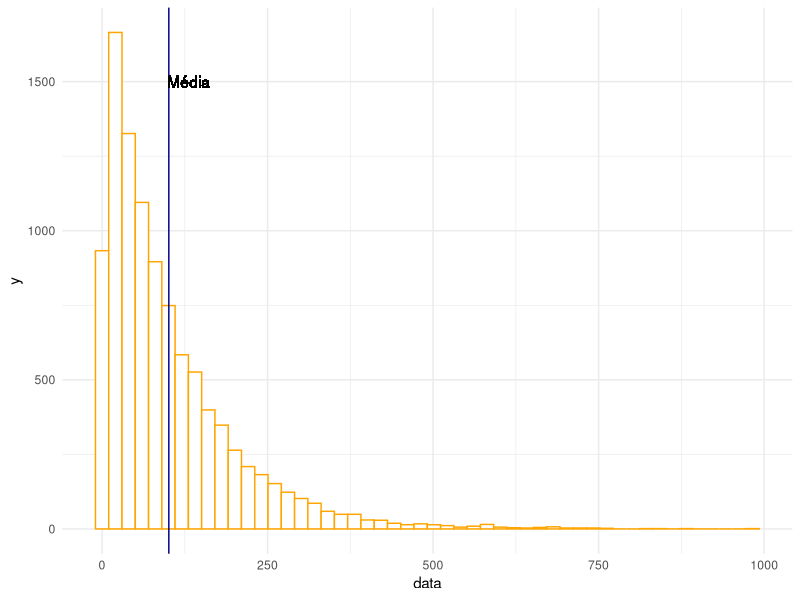
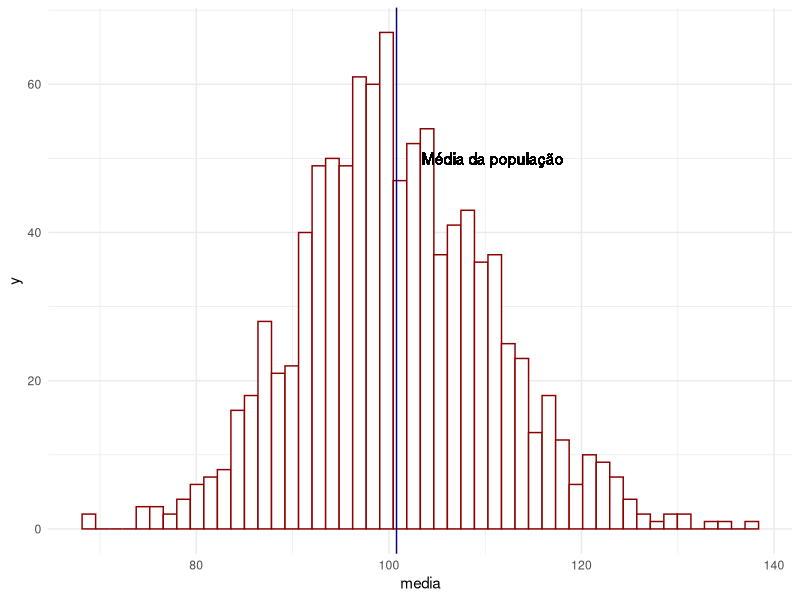
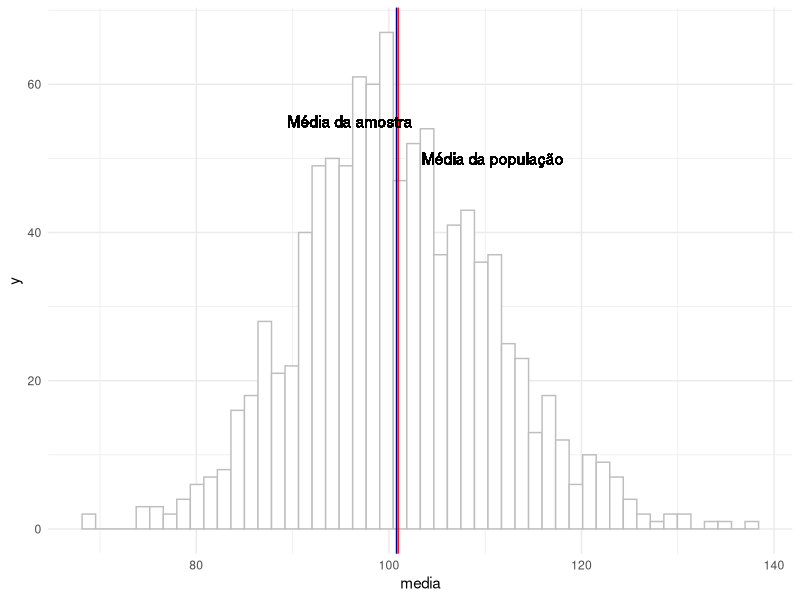
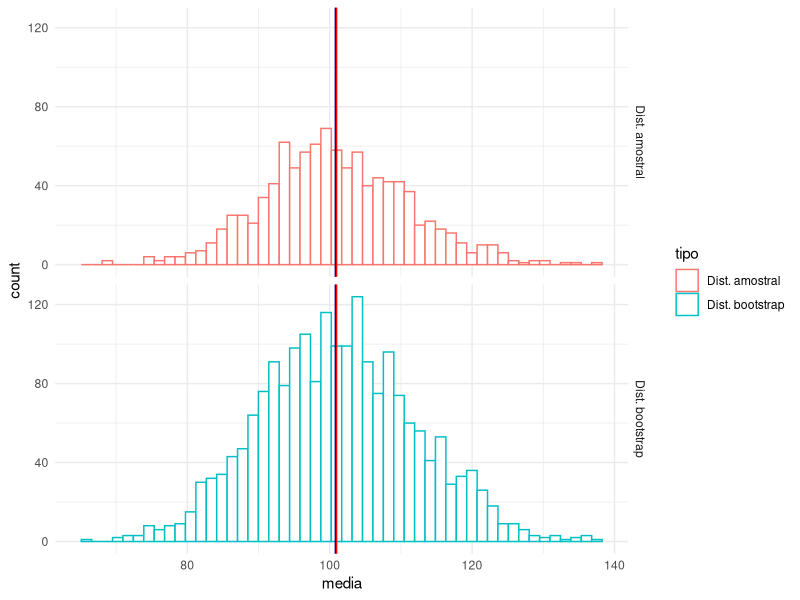

These charts were generated, in order, by the following R code:
## ---- chunk 1
library(tidyverse)
theme_set(theme_minimal())
## ---- chunk 2
population = tibble(data = rweibull(1e4, shape = 1, scale = 100))

population %>% 
  ggplot(aes(x = data)) + 
  geom_histogram(bins = 50, fill = "white", color = "orange") + 
  geom_vline(xintercept = mean(population$data), colour = "darkblue") + 
  geom_text(aes(x = mean(data) + 30, y = 1500, label = "Média"))

mean(population$data)
## ---- chunk 3
set.seed(123)

n = 100

medias = tibble(i = 1:1000) %>% 
  group_by(i) %>% 
  do(tibble(media = mean(sample(population$data, n)))) %>% 
  ungroup()

medias$tipo = "Dist. amostral"

medias %>% 
  ggplot(aes(x = media)) + 
  geom_histogram(bins = 50, fill = "white", color = "darkred") + 
  geom_vline(xintercept = mean(population$data), colour = "darkblue") + 
  geom_text(aes(x = mean(population$data) + 10, y = 50, label = "Média da população"))
## ---- chunk 4
set.seed(123)
amostra_no_experimento = sample(population$data, n)
mean(amostra_no_experimento)

medias %>% 
  ggplot(aes(x = media)) + 
  geom_histogram(bins = 50, fill = "white", color = "grey") + 
  geom_vline(xintercept = mean(population$data), colour = "darkblue") + 
  geom_text(aes(x = mean(population$data) + 10, y = 50, label = "Média da população")) + 
  geom_vline(xintercept = mean(amostra_no_experimento), colour = "red") + 
  geom_text(aes(x = mean(amostra_no_experimento) -5, y = 55, label = "Média da amostra")) 

## ---- chunk 5
set.seed(123)
medias_bootstrap = tibble(i = 1:2000) %>% 
  group_by(i) %>% 
  do(tibble(media = mean(sample(amostra_no_experimento, 
                                NROW(amostra_no_experimento), 
                                replace = TRUE)))) %>% 
  ungroup()
  
medias_bootstrap$tipo = "Dist. bootstrap"

rbind(medias, medias_bootstrap) %>% 
  ggplot(aes(x = media, colour = tipo)) +
  geom_histogram(bins = 50, fill = "white") + 
  facet_grid(tipo ~ .) + 
  geom_vline(xintercept = mean(population$data), colour = "darkblue") + 
  #geom_text(aes(x = mean(population$data) + 10, y = 50, label = "Média da população"), colour = "darkblue") + 
  geom_vline(xintercept = mean(amostra_no_experimento), colour = "red")  
  #geom_text(aes(x = mean(amostra_no_experimento) -5, y = 55, label = "Média da amostra"), colour = "red")
  

